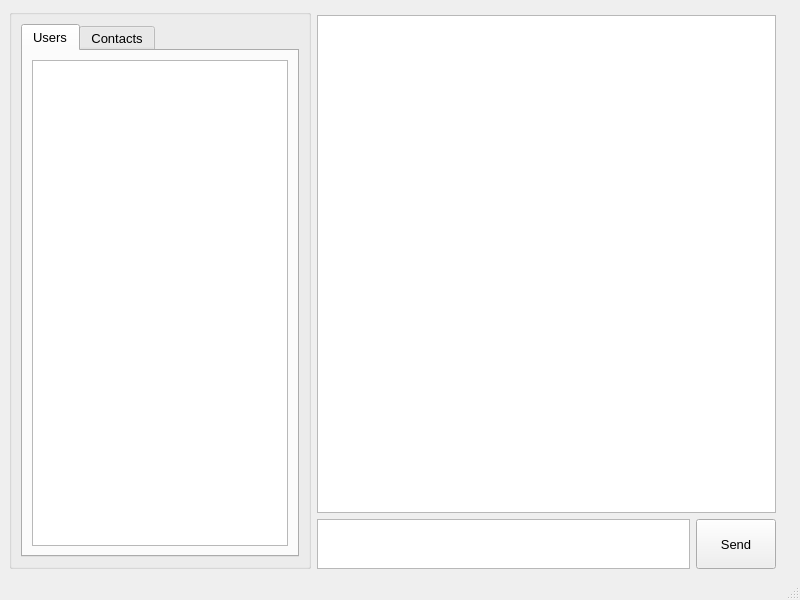
<?xml version="1.0" encoding="UTF-8"?>
<ui version="4.0">
 <class>MainWindow</class>
 <widget class="QMainWindow" name="MainWindow">
  <property name="geometry">
   <rect>
    <x>0</x>
    <y>0</y>
    <width>800</width>
    <height>600</height>
   </rect>
  </property>
  <property name="minimumSize">
   <size>
    <width>600</width>
    <height>500</height>
   </size>
  </property>
  <property name="font">
   <font>
    <pointsize>10</pointsize>
   </font>
  </property>
  <property name="windowTitle">
   <string>MainWindow</string>
  </property>
  <widget class="QWidget" name="centralwidget">
   <property name="sizePolicy">
    <sizepolicy hsizetype="Preferred" vsizetype="Preferred">
     <horstretch>0</horstretch>
     <verstretch>0</verstretch>
    </sizepolicy>
   </property>
   <layout class="QGridLayout" name="gridLayout">
    <property name="sizeConstraint">
     <enum>QLayout::SetDefaultConstraint</enum>
    </property>
    <item row="0" column="0" rowspan="2">
     <widget class="QGroupBox" name="contactsGridLayout">
      <property name="sizePolicy">
       <sizepolicy hsizetype="Maximum" vsizetype="Preferred">
        <horstretch>0</horstretch>
        <verstretch>0</verstretch>
       </sizepolicy>
      </property>
      <layout class="QGridLayout" name="gridLayout_3">
       <property name="sizeConstraint">
        <enum>QLayout::SetDefaultConstraint</enum>
       </property>
       <item row="0" column="0">
        <widget class="QTabWidget" name="tabWidget">
         <property name="minimumSize">
          <size>
           <width>250</width>
           <height>0</height>
          </size>
         </property>
         <property name="currentIndex">
          <number>0</number>
         </property>
         <widget class="QWidget" name="usersTab">
          <attribute name="title">
           <string>Users</string>
          </attribute>
          <layout class="QGridLayout" name="gridLayout_4">
           <item row="0" column="0">
            <widget class="QListWidget" name="usersList"/>
           </item>
          </layout>
         </widget>
         <widget class="QWidget" name="contactsTab">
          <attribute name="title">
           <string>Contacts</string>
          </attribute>
          <layout class="QGridLayout" name="gridLayout_5">
           <item row="0" column="0">
            <widget class="QListWidget" name="contactsList"/>
           </item>
          </layout>
         </widget>
        </widget>
       </item>
      </layout>
     </widget>
    </item>
    <item row="1" column="1" colspan="4">
     <layout class="QGridLayout" name="gridLayout_2">
      <property name="rightMargin">
       <number>15</number>
      </property>
      <item row="0" column="0" rowspan="2" colspan="2">
       <widget class="QListWidget" name="chatList">
        <property name="enabled">
         <bool>true</bool>
        </property>
        <property name="lineWidth">
         <number>1</number>
        </property>
        <property name="selectionMode">
         <enum>QAbstractItemView::NoSelection</enum>
        </property>
        <property name="selectionBehavior">
         <enum>QAbstractItemView::SelectItems</enum>
        </property>
       </widget>
      </item>
      <item row="3" column="0">
       <widget class="QTextEdit" name="messageTxa">
        <property name="maximumSize">
         <size>
          <width>16777215</width>
          <height>50</height>
         </size>
        </property>
       </widget>
      </item>
      <item row="3" column="1">
       <widget class="QPushButton" name="sendMsgBtn">
        <property name="minimumSize">
         <size>
          <width>0</width>
          <height>50</height>
         </size>
        </property>
        <property name="text">
         <string>Send</string>
        </property>
       </widget>
      </item>
     </layout>
    </item>
   </layout>
  </widget>
  <widget class="QStatusBar" name="statusbar"/>
 </widget>
 <resources/>
 <connections/>
</ui>
